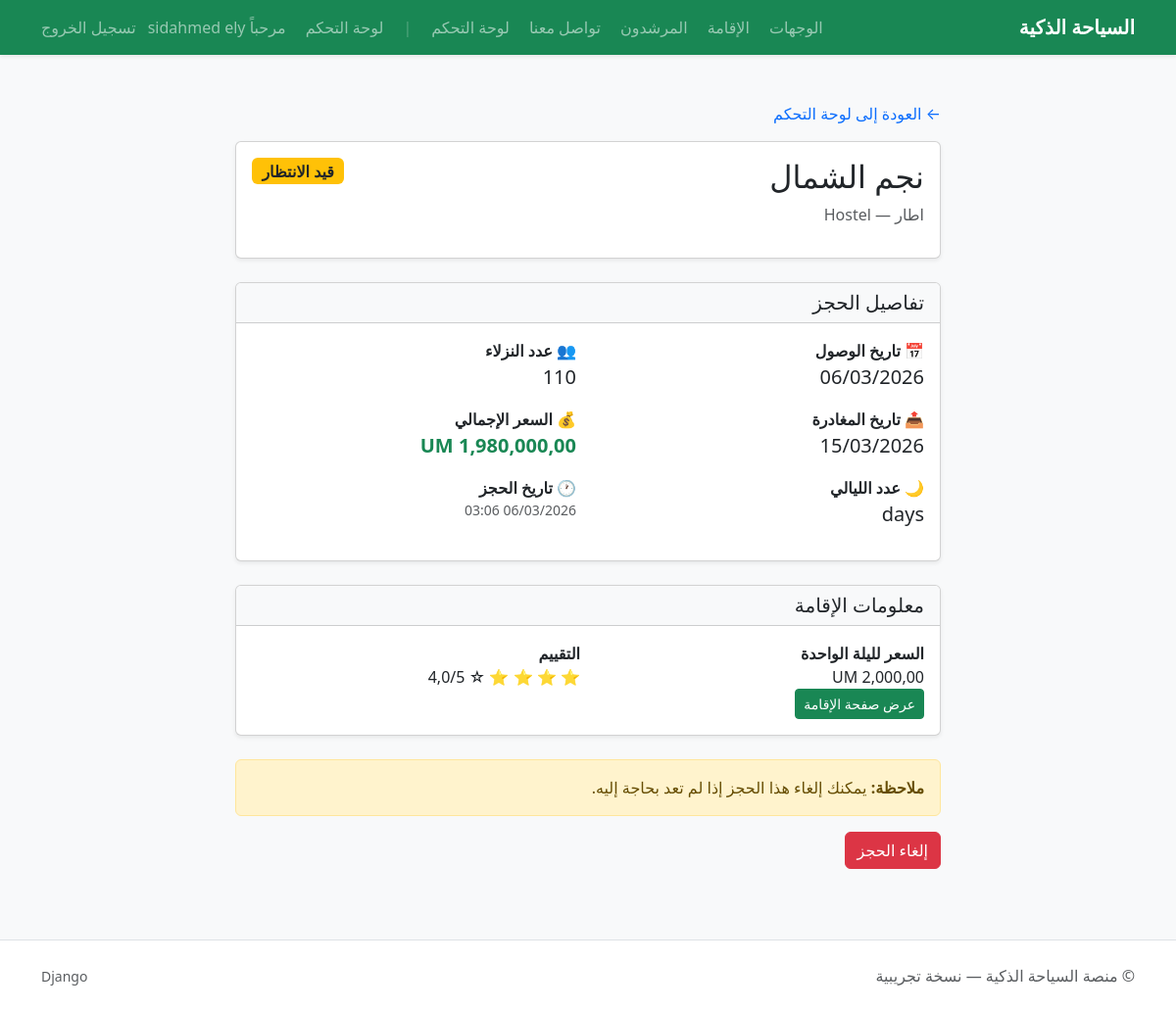
Screenshot of /accounts/bookings/2/ (signed in) with the database file from the repository.
### stays/models.py (models this page shows, shortened)
class Booking(models.Model):
    STATUS_CHOICES = [
        ("pending", "En attente"),
        ("confirmed", "Confirmé"),
        ("cancelled", "Annulé"),
    ]
    stay = models.ForeignKey(Stay, on_delete=models.CASCADE, related_name="bookings")
    user = models.ForeignKey(User, on_delete=models.CASCADE)
    check_in = models.DateField()
    check_out = models.DateField()
    guests = models.IntegerField(default=1)
    total_price = models.DecimalField(max_digits=15, decimal_places=2, help_text="السعر الإجمالي باللأوقية (UM)")
    status = models.CharField(max_length=20, choices=STATUS_CHOICES, default="pending")
    created_at = models.DateTimeField(auto_now_add=True)
    class Meta:
        ordering = ["-created_at"]

class Stay(models.Model):
    STAY_TYPES = [
        ("hotel", "Hotel"),
        ("guesthouse", "Guest House"),
        ("hostel", "Hostel"),
    ]
    name = models.CharField(max_length=200)
    stay_type = models.CharField(max_length=20, choices=STAY_TYPES, default="hotel")
    city = models.CharField(max_length=120)
    start_price = models.DecimalField(max_digits=15, decimal_places=2, help_text="السعر باللأوقية (UM)")
    rating = models.DecimalField(max_digits=2, decimal_places=1, default=4.0)
    address = models.CharField(max_length=250, blank=True)
    latitude = models.FloatField(blank=True, null=True, help_text="خط العرض")
    longitude = models.FloatField(blank=True, null=True, help_text="خط الطول")
    description = models.TextField(blank=True)

### accounts/views.py (the view)
# urls.py: path("bookings/<int:booking_id>/", views.booking_detail, name="booking_detail"),
@login_required
def booking_detail(request, booking_id):
    booking = get_object_or_404(Booking, id=booking_id, user=request.user)
    return render(request, "accounts/booking_detail.html", {"booking": booking})

### stays/templatetags/currency.py (called while the page is built)
@register.filter
def format_um(value):
    if value is None:
        return "0,00 UM"
    try:
        value = Decimal(str(value))
        formatted = f"{value:,.2f}".replace(',', '|').replace('.', ',').replace('|', ',')
        return f"{formatted} UM"
    except:
        return f"{value} UM"

### templates/accounts/booking_detail.html (shortened to what this page needs)
{% extends "base.html" %}
{% load currency %}
{% block content %}
<div class="container py-4">
  <div class="row justify-content-center">
    <div class="col-md-8">
      <a href="{% url 'dashboard' %}" class="text-decoration-none mb-3 d-inline-block">← العودة إلى لوحة التحكم</a>
      <div class="card shadow-sm mb-4">
        <div class="card-body">
          <div class="d-flex justify-content-between align-items-start">
            <div>
              <h2 class="card-title">{{ booking.stay.name }}</h2>
              <p class="text-muted">{{ booking.stay.city }} — {{ booking.stay.get_stay_type_display }}</p>
            </div>
            <div>
              {% if booking.status == 'pending' %}
                <span class="badge bg-warning text-dark fs-6">قيد الانتظار</span>
              {% elif booking.status == 'confirmed' %}
                <span class="badge bg-success fs-6">مؤكد</span>
              {% else %}
                <span class="badge bg-danger fs-6">ملغى</span>
              {% endif %}
            </div>
          </div>
        </div>
      </div>
      <div class="card shadow-sm mb-4">
        <div class="card-header bg-light">
          <h5 class="mb-0">تفاصيل الحجز</h5>
        </div>
        <div class="card-body">
          <div class="row g-4">
            <div class="col-md-6">
              <div class="mb-3">
                <strong>📅 تاريخ الوصول</strong>
                <div class="fs-5">{{ booking.check_in|date:"d/m/Y" }}</div>
              </div>
              <div class="mb-3">
                <strong>📤 تاريخ المغادرة</strong>
                <div class="fs-5">{{ booking.check_out|date:"d/m/Y" }}</div>
              </div>
              <div class="mb-3">
                <strong>🌙 عدد الليالي</strong>
                <div class="fs-5">{{ booking.check_out|add:"-1"|add:booking.check_in|add:"days" }}</div>
              </div>
            </div>
            <div class="col-md-6">
              <div class="mb-3">
                <strong>👥 عدد النزلاء</strong>
                <div class="fs-5">{{ booking.guests }}</div>
              </div>
              <div class="mb-3">
                <strong>💰 السعر الإجمالي</strong>
                <div class="fs-5 text-success fw-bold">{{ booking.total_price|format_um }}</div>
              </div>
              <div class="mb-3">
                <strong>🕐 تاريخ الحجز</strong>
                <div class="text-muted small">{{ booking.created_at|date:"d/m/Y H:i" }}</div>
              </div>
            </div>
          </div>
        </div>
      </div>
      <div class="card shadow-sm mb-4">
        <div class="card-header bg-light">
          <h5 class="mb-0">معلومات الإقامة</h5>
        </div>
        <div class="card-body">
          <div class="row g-3">
            <div class="col-md-6">
              <strong>السعر لليلة الواحدة</strong>
              <div>{{ booking.stay.start_price|format_um }}</div>
            </div>
            <div class="col-md-6">
              <strong>التقييم</strong>
              <div>
                {% for i in "12345" %}
                  {% if i|add:"0"|add:"0" <= booking.stay.rating %}⭐{% else %}☆{% endif %}
                {% endfor %}
                {{ booking.stay.rating }}/5
              </div>
            </div>
          </div>
          <a href="{% url 'stay_detail' booking.stay.id %}" class="btn btn-success btn-sm">عرض صفحة الإقامة</a>
        </div>
      </div>
      {% if booking.status == 'pending' %}
        <div class="alert alert-warning">
          <strong>ملاحظة:</strong> يمكنك إلغاء هذا الحجز إذا لم تعد بحاجة إليه.
        </div>
        <a href="{% url 'cancel_booking' booking.id %}" class="btn btn-danger">إلغاء الحجز</a>
      {% elif booking.status == 'cancelled' %}
        <div class="alert alert-danger">
          <strong>تم إلغاء هذا الحجز</strong>. إذا كنت تريد حجزًا جديدًا، يمكنك زيارة صفحة الإقامة.
        </div>
      {% else %}
        <div class="alert alert-success">
          <strong>تم تأكيد الحجز!</strong> استمتع بإقامتك.
        </div>
      {% endif %}
    </div>
  </div>
</div>
{% endblock %}

### templates/base.html (shortened to what this page needs)
<!doctype html>
<html lang="ar" dir="rtl">
<head>
  <link href="https://cdn.jsdelivr.net/npm/bootstrap@5.3.3/dist/css/bootstrap.rtl.min.css" rel="stylesheet">
  <link rel="stylesheet" href="https://cdnjs.cloudflare.com/ajax/libs/font-awesome/6.4.0/css/all.min.css">
</head>
<body class="bg-light">
<nav class="navbar navbar-expand-lg navbar-dark bg-success shadow-sm">
  <div class="container">
    <a class="navbar-brand fw-bold" href="/">السياحة الذكية</a>
    <div class="collapse navbar-collapse" id="nav">
  <ul class="navbar-nav ms-auto gap-1 align-items-lg-center">
    <li class="nav-item"><a class="nav-link" href="/destinations/">الوجهات</a></li>
    <li class="nav-item"><a class="nav-link" href="/stays/">الإقامة</a></li>
    <li class="nav-item"><a class="nav-link" href="/guides/">المرشدون</a></li>
    <li class="nav-item"><a class="nav-link" href="{% url 'contact' %}">تواصل معنا</a></li>
    <li class="nav-item"><a class="nav-link" href="/admin/">لوحة التحكم</a></li>
    <li class="nav-item"><span class="nav-link disabled">|</span></li>
    {% if user.is_authenticated %}
  <li class="nav-item"><a class="nav-link" href="{% url 'dashboard' %}">لوحة التحكم</a></li>
  <li class="nav-item">
    <span class="nav-link">مرحباً {{ user.username }}</span>
  </li>
  <li class="nav-item">
    <form method="post" action="{% url 'logout' %}" class="d-inline">
      <button type="submit" class="btn btn-link nav-link p-0">تسجيل الخروج</button>
    </form>
  </li>
{% endif %}
  </ul>
</div>
  </div>
</nav>
<main class="container my-4">
  {% block content %}{% endblock %}
</main>
<footer class="py-4 mt-5 border-top bg-white">
  <div class="container d-flex flex-column flex-md-row gap-2 justify-content-between align-items-center">
    <div class="text-muted">© منصة السياحة الذكية — نسخة تجريبية</div>
    <div class="text-muted small">Django</div>
  </div>
</footer>
</body>
</html>

### rows the page displays
Booking: stay.name "نجم الشمال", stay.city "اطار", stay.stay_type "Hostel", check_in "06/03/2026", check_out "15/03/2026", check_out|add "days", guests "110", total_price "1,980,000,00 UM", created_at "06/03/2026 03:06", stay.start_price "2,000,00 UM", stay.rating "4,0"

### other values shown
{{ user.username }} "sidahmed ely"
